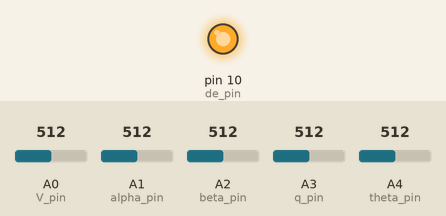
This sketch was run on a simulated Arduino Uno, built with avr-gcc and run on an emulated ATmega328P. On the bench: output pins drawn as LEDs (lit = HIGH). The test bench sets the inputs (shaded band); at power-on: A0 (V_pin) = 512, A1 (alpha_pin) = 512, A2 (beta_pin) = 512, A3 (q_pin) = 512, A4 (theta_pin) = 512.

Above: at 0.1 s.
Timing chart, 0 to 1.6 s (numbered marks = the images above):
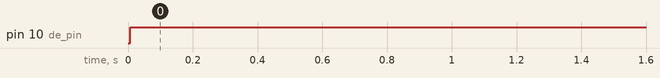

The sketch:

sketch_jun10a.ino
```cpp
#define pi 3.141592654

const int V_pin = A0;
const int alpha_pin = A1;
const int beta_pin = A2;
const int q_pin = A3;
const int theta_pin = A4;
const int de_pin = 10;

const double dr = pi/180;

const double k1 = 0.0031;
const double k2 = -0.7217;
const double k3 = -7.7460;

const double desired_angle = 10 * dr;

double Vo = 350; // m/s
double V;
double u;
double w;
float alpha;
float beta;
double q;
double theta;
double de;


void setup() {

  pinMode(de_pin, OUTPUT);
}

void loop() {

  V = analogRead(V_pin);
  V = map(V,0,1024,-0.25*Vo,0.25*Vo);
  V = constrain(V,-0.25*Vo,0.25*Vo);
  delay(1);

  alpha = analogRead(alpha_pin);
  alpha = map(alpha,0,1023,-30*dr,30*dr);
  alpha = constrain(alpha,-30*dr,30*dr);
  delay(1);

  beta = analogRead(beta_pin);
  beta = map(beta,0,1023,-30*dr,30*dr);
  beta = constrain(beta,-30*dr,30*dr);
  delay(1);

  theta = analogRead(theta_pin);
  theta = map(theta,0,1023,-90*dr,90*dr);
  theta = constrain(theta,-90*dr,90*dr);
  delay(1);

  q = analogRead(q_pin);
  q = map(q,0,1024,-50*dr,50*dr);
  q = constrain(q,-50*dr,50*dr);
  delay(1);

  u = sqrt((V*V*(1-(sin(beta)*sin(beta))))/(1+(tan(alpha)*tan(alpha))));
  w = u * tan(alpha);

  de = k3 * desired_angle - k1 * w - k2 * q - k3 * theta;
  de = constrain(de,-30*dr,30*dr);
  de = map(de,-30*dr,30*dr,0,255);
  analogWrite(de_pin,de);
}
```

Measured:
- by itself, pin 10 (de_pin): LOW → HIGH at 0.01 s
